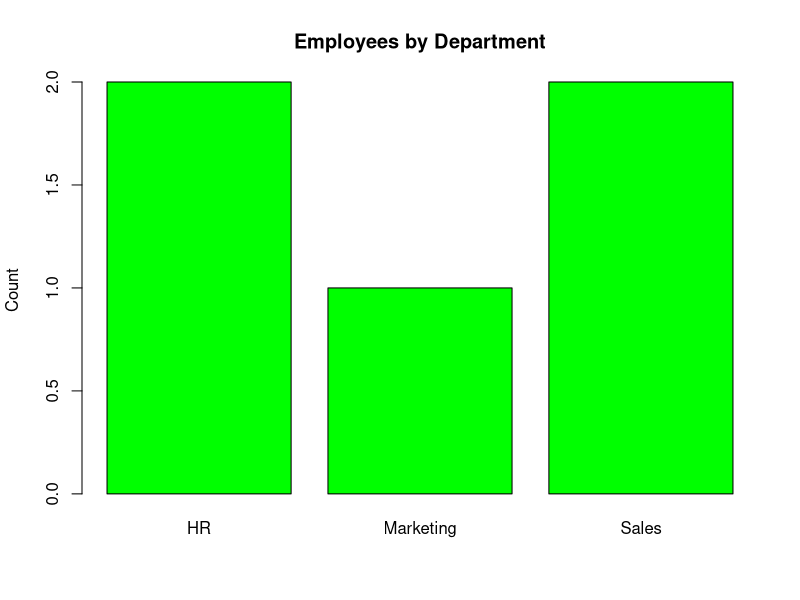

Source code (R):
employee_data <- data.frame(
  Employee_ID = 1:5,
  Department = c("Sales", "HR", "Marketing", "Sales", "HR"),
  Years_of_Service = c(5, 3, 7, 4, 2),
  Performance_Score = c(85, 92, 78, 90, 76)
)

print(employee_data)  # Check data
barplot(table(employee_data$Department), 
        main = "Employees by Department", 
        ylab = "Count", col = "green")
